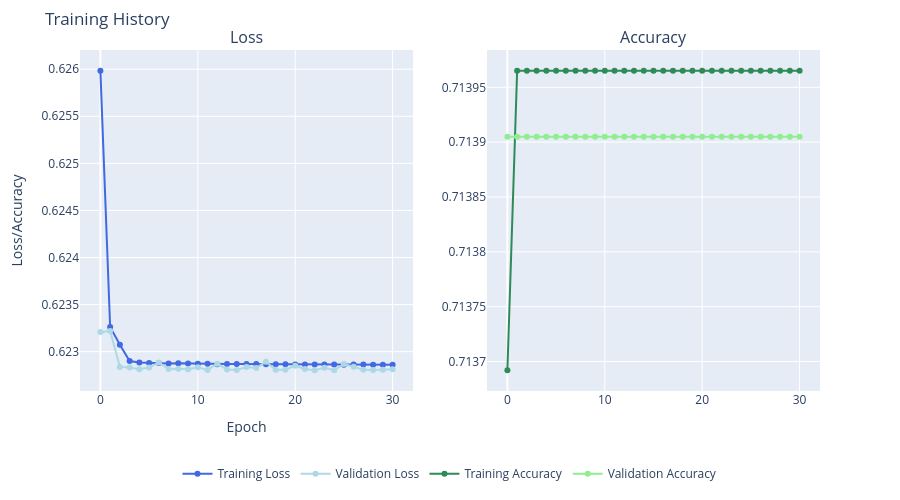

Notebook cell for this chart:
### Code cell
encoder_plot = plot_training(encoder_hist.history)
encoder_plot.show()

### Figure 1 — Plotly figure (JSON) as saved in the notebook; plotly's stock layout.template omitted (floating-point values rounded to 4 significant figures)
{"data": [{"line": {"color": "royalblue"}, "mode": "lines+markers", "name": "Training Loss", "type": "scatter", "x": [0, 1, 2, 3, 4, 5, 6, 7, 8, 9, 10, 11, 12, 13, 14, 15, 16, 17, 18, 19, 20, 21, 22, 23, 24, 25, 26, 27, 28, 29, 30], "xaxis": "x", "y": [0.626, 0.6233, 0.6231, 0.6229, 0.6229, 0.6229, 0.6229, 0.6229, 0.6229, 0.6229, 0.6229, 0.6229, 0.6229, 0.6229, 0.6229, 0.6229, 0.6229, 0.6229, 0.6229, 0.6229, 0.6229, 0.6229, 0.6229, 0.6229, 0.6229, 0.6229, 0.6229, 0.6229, 0.6229, 0.6229, 0.6229], "yaxis": "y"}, {"line": {"color": "lightblue"}, "mode": "lines+markers", "name": "Validation Loss", "type": "scatter", "x": [0, 1, 2, 3, 4, 5, 6, 7, 8, 9, 10, 11, 12, 13, 14, 15, 16, 17, 18, 19, 20, 21, 22, 23, 24, 25, 26, 27, 28, 29, 30], "xaxis": "x", "y": [0.6232, 0.6232, 0.6228, 0.6228, 0.6228, 0.6228, 0.6229, 0.6228, 0.6228, 0.6228, 0.6228, 0.6228, 0.6229, 0.6228, 0.6228, 0.6228, 0.6228, 0.6229, 0.6228, 0.6228, 0.6229, 0.6228, 0.6228, 0.6228, 0.6228, 0.6229, 0.6228, 0.6228, 0.6228, 0.6228, 0.6228], "yaxis": "y"}, {"line": {"color": "seagreen"}, "mode": "lines+markers", "name": "Training Accuracy", "type": "scatter", "x": [0, 1, 2, 3, 4, 5, 6, 7, 8, 9, 10, 11, 12, 13, 14, 15, 16, 17, 18, 19, 20, 21, 22, 23, 24, 25, 26, 27, 28, 29, 30], "xaxis": "x2", "y": [0.7137, 0.714, 0.714, 0.714, 0.714, 0.714, 0.714, 0.714, 0.714, 0.714, 0.714, 0.714, 0.714, 0.714, 0.714, 0.714, 0.714, 0.714, 0.714, 0.714, 0.714, 0.714, 0.714, 0.714, 0.714, 0.714, 0.714, 0.714, 0.714, 0.714, 0.714], "yaxis": "y2"}, {"line": {"color": "lightgreen"}, "mode": "lines+markers", "name": "Validation Accuracy", "type": "scatter", "x": [0, 1, 2, 3, 4, 5, 6, 7, 8, 9, 10, 11, 12, 13, 14, 15, 16, 17, 18, 19, 20, 21, 22, 23, 24, 25, 26, 27, 28, 29, 30], "xaxis": "x2", "y": [0.7139, 0.7139, 0.7139, 0.7139, 0.7139, 0.7139, 0.7139, 0.7139, 0.7139, 0.7139, 0.7139, 0.7139, 0.7139, 0.7139, 0.7139, 0.7139, 0.7139, 0.7139, 0.7139, 0.7139, 0.7139, 0.7139, 0.7139, 0.7139, 0.7139, 0.7139, 0.7139, 0.7139, 0.7139, 0.7139, 0.7139], "yaxis": "y2"}], "layout": {"annotations": [{"font": {"size": 16}, "showarrow": false, "text": "Loss", "x": 0.225, "xanchor": "center", "xref": "paper", "y": 1, "yanchor": "bottom", "yref": "paper"}, {"font": {"size": 16}, "showarrow": false, "text": "Accuracy", "x": 0.775, "xanchor": "center", "xref": "paper", "y": 1, "yanchor": "bottom", "yref": "paper"}], "height": 500, "legend": {"orientation": "h", "x": 0.5, "xanchor": "center", "y": -0.2}, "margin": {"b": 100, "t": 50}, "title": {"text": "Training History"}, "width": 900, "xaxis": {"anchor": "y", "domain": [0, 0.45], "title": {"text": "Epoch"}}, "xaxis2": {"anchor": "y2", "domain": [0.55, 1]}, "yaxis": {"anchor": "x", "domain": [0, 1], "title": {"text": "Loss/Accuracy"}}, "yaxis2": {"anchor": "x2", "domain": [0, 1]}}}
